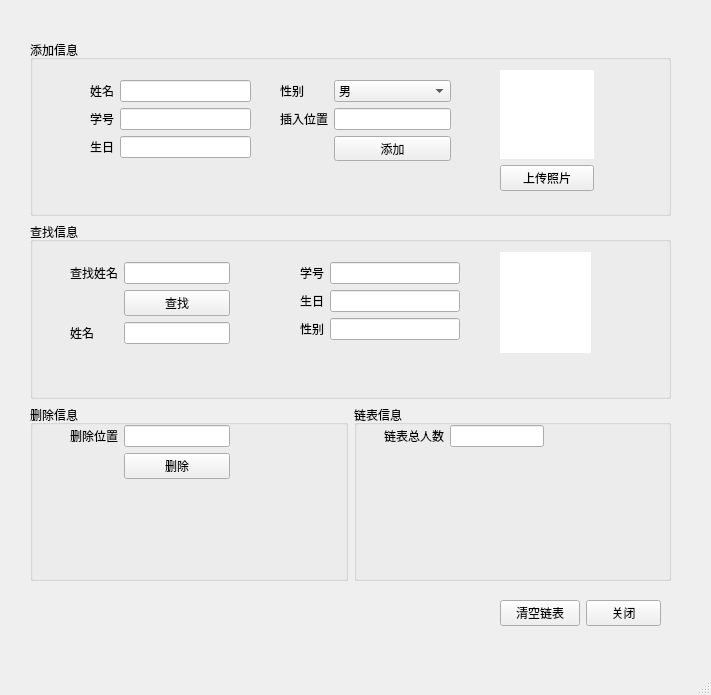
<?xml version="1.0" encoding="UTF-8"?>
<ui version="4.0">
 <class>MainWindow</class>
 <widget class="QMainWindow" name="MainWindow">
  <property name="geometry">
   <rect>
    <x>0</x>
    <y>0</y>
    <width>711</width>
    <height>695</height>
   </rect>
  </property>
  <property name="windowTitle">
   <string>MainWindow</string>
  </property>
  <widget class="QWidget" name="centralwidget">
   <widget class="QWidget" name="formLayoutWidget_7">
    <property name="geometry">
     <rect>
      <x>500</x>
      <y>600</y>
      <width>161</width>
      <height>41</height>
     </rect>
    </property>
    <layout class="QFormLayout" name="formLayout_7">
     <item row="0" column="0">
      <widget class="QPushButton" name="pushButton_clear">
       <property name="text">
        <string>清空链表</string>
       </property>
      </widget>
     </item>
     <item row="0" column="1">
      <widget class="QPushButton" name="pushButton_close">
       <property name="text">
        <string>关闭</string>
       </property>
      </widget>
     </item>
    </layout>
   </widget>
   <widget class="QWidget" name="layoutWidget">
    <property name="geometry">
     <rect>
      <x>30</x>
      <y>40</y>
      <width>641</width>
      <height>541</height>
     </rect>
    </property>
    <layout class="QVBoxLayout" name="verticalLayout">
     <item>
      <widget class="QGroupBox" name="groupBox_add">
       <property name="title">
        <string>添加信息</string>
       </property>
       <widget class="QWidget" name="formLayoutWidget">
        <property name="geometry">
         <rect>
          <x>60</x>
          <y>40</y>
          <width>161</width>
          <height>85</height>
         </rect>
        </property>
        <layout class="QFormLayout" name="formLayout">
         <item row="0" column="0">
          <widget class="QLabel" name="label_name_input">
           <property name="text">
            <string>姓名</string>
           </property>
          </widget>
         </item>
         <item row="0" column="1">
          <widget class="QLineEdit" name="lineEdit_name_input"/>
         </item>
         <item row="1" column="0">
          <widget class="QLabel" name="label_sno_input">
           <property name="text">
            <string>学号</string>
           </property>
          </widget>
         </item>
         <item row="1" column="1">
          <widget class="QLineEdit" name="lineEdit_sno_input"/>
         </item>
         <item row="2" column="0">
          <widget class="QLabel" name="label_birthday_input">
           <property name="text">
            <string>生日</string>
           </property>
          </widget>
         </item>
         <item row="2" column="1">
          <widget class="QLineEdit" name="lineEdit_birthday_input"/>
         </item>
        </layout>
       </widget>
       <widget class="QWidget" name="formLayoutWidget_2">
        <property name="geometry">
         <rect>
          <x>250</x>
          <y>40</y>
          <width>171</width>
          <height>81</height>
         </rect>
        </property>
        <layout class="QFormLayout" name="formLayout_2">
         <item row="0" column="0">
          <widget class="QLabel" name="label_sex_input">
           <property name="text">
            <string>性别</string>
           </property>
          </widget>
         </item>
         <item row="1" column="0">
          <widget class="QLabel" name="label_pos_input">
           <property name="text">
            <string>插入位置</string>
           </property>
          </widget>
         </item>
         <item row="0" column="1">
          <widget class="QComboBox" name="comboBox_sex_input">
           <item>
            <property name="text">
             <string>男</string>
            </property>
           </item>
           <item>
            <property name="text">
             <string>女</string>
            </property>
           </item>
          </widget>
         </item>
         <item row="1" column="1">
          <widget class="QLineEdit" name="lineEdit_pos_input"/>
         </item>
         <item row="2" column="1">
          <widget class="QPushButton" name="pushButton_add_input">
           <property name="text">
            <string>添加</string>
           </property>
          </widget>
         </item>
        </layout>
       </widget>
       <widget class="QWidget" name="layoutWidget">
        <property name="geometry">
         <rect>
          <x>470</x>
          <y>30</y>
          <width>94</width>
          <height>121</height>
         </rect>
        </property>
        <layout class="QVBoxLayout" name="verticalLayout_2">
         <item>
          <widget class="QLabel" name="label_pic_input">
           <property name="styleSheet">
            <string notr="true">background-color:white;
border-color:#FFFFFF;</string>
           </property>
           <property name="text">
            <string/>
           </property>
          </widget>
         </item>
         <item>
          <widget class="QPushButton" name="pushButton_upload_input">
           <property name="text">
            <string>上传照片</string>
           </property>
          </widget>
         </item>
        </layout>
       </widget>
      </widget>
     </item>
     <item>
      <widget class="QGroupBox" name="groupBox_search">
       <property name="title">
        <string>查找信息</string>
       </property>
       <widget class="QWidget" name="formLayoutWidget_3">
        <property name="geometry">
         <rect>
          <x>270</x>
          <y>40</y>
          <width>160</width>
          <height>85</height>
         </rect>
        </property>
        <layout class="QFormLayout" name="formLayout_3">
         <item row="0" column="0">
          <widget class="QLabel" name="label_sno_find">
           <property name="text">
            <string>学号</string>
           </property>
          </widget>
         </item>
         <item row="0" column="1">
          <widget class="QLineEdit" name="lineEdit_sno_find">
           <property name="readOnly">
            <bool>true</bool>
           </property>
          </widget>
         </item>
         <item row="1" column="0">
          <widget class="QLabel" name="label_birthday_find">
           <property name="text">
            <string>生日</string>
           </property>
          </widget>
         </item>
         <item row="1" column="1">
          <widget class="QLineEdit" name="lineEdit_birthday_find">
           <property name="readOnly">
            <bool>true</bool>
           </property>
          </widget>
         </item>
         <item row="2" column="0">
          <widget class="QLabel" name="label_sex_find">
           <property name="text">
            <string>性别</string>
           </property>
          </widget>
         </item>
         <item row="2" column="1">
          <widget class="QLineEdit" name="lineEdit_sex_find">
           <property name="readOnly">
            <bool>true</bool>
           </property>
          </widget>
         </item>
        </layout>
       </widget>
       <widget class="QWidget" name="formLayoutWidget_4">
        <property name="geometry">
         <rect>
          <x>40</x>
          <y>40</y>
          <width>160</width>
          <height>92</height>
         </rect>
        </property>
        <layout class="QFormLayout" name="formLayout_4">
         <item row="0" column="0">
          <widget class="QLabel" name="label_name_search">
           <property name="text">
            <string>查找姓名</string>
           </property>
          </widget>
         </item>
         <item row="2" column="0">
          <widget class="QLabel" name="label_name_find">
           <property name="text">
            <string>姓名</string>
           </property>
          </widget>
         </item>
         <item row="2" column="1">
          <widget class="QLineEdit" name="lineEdit_name_find">
           <property name="readOnly">
            <bool>true</bool>
           </property>
          </widget>
         </item>
         <item row="1" column="1">
          <widget class="QPushButton" name="pushButton_search">
           <property name="text">
            <string>查找</string>
           </property>
          </widget>
         </item>
         <item row="0" column="1">
          <widget class="QLineEdit" name="lineEdit_name_search"/>
         </item>
        </layout>
       </widget>
       <widget class="QLabel" name="label_pic_find">
        <property name="geometry">
         <rect>
          <x>470</x>
          <y>30</y>
          <width>91</width>
          <height>101</height>
         </rect>
        </property>
        <property name="styleSheet">
         <string notr="true">background-color:white;
</string>
        </property>
        <property name="text">
         <string/>
        </property>
       </widget>
      </widget>
     </item>
     <item>
      <layout class="QHBoxLayout" name="horizontalLayout">
       <item>
        <widget class="QGroupBox" name="groupBox_delete">
         <property name="title">
          <string>删除信息</string>
         </property>
         <widget class="QWidget" name="formLayoutWidget_5">
          <property name="geometry">
           <rect>
            <x>40</x>
            <y>20</y>
            <width>160</width>
            <height>80</height>
           </rect>
          </property>
          <layout class="QFormLayout" name="formLayout_5">
           <item row="0" column="0">
            <widget class="QLabel" name="label_pos_delete">
             <property name="text">
              <string>删除位置</string>
             </property>
            </widget>
           </item>
           <item row="0" column="1">
            <widget class="QLineEdit" name="lineEdit_pos_delete"/>
           </item>
           <item row="1" column="1">
            <widget class="QPushButton" name="pushButton_delete">
             <property name="text">
              <string>删除</string>
             </property>
            </widget>
           </item>
          </layout>
         </widget>
        </widget>
       </item>
       <item>
        <widget class="QGroupBox" name="groupBox_4">
         <property name="title">
          <string>链表信息</string>
         </property>
         <widget class="QWidget" name="formLayoutWidget_6">
          <property name="geometry">
           <rect>
            <x>30</x>
            <y>20</y>
            <width>160</width>
            <height>80</height>
           </rect>
          </property>
          <layout class="QFormLayout" name="formLayout_6">
           <item row="0" column="0">
            <widget class="QLabel" name="label_num_info">
             <property name="text">
              <string>链表总人数</string>
             </property>
            </widget>
           </item>
           <item row="0" column="1">
            <widget class="QLineEdit" name="lineEdit_num_info">
             <property name="readOnly">
              <bool>true</bool>
             </property>
            </widget>
           </item>
          </layout>
         </widget>
        </widget>
       </item>
      </layout>
     </item>
    </layout>
   </widget>
  </widget>
  <widget class="QMenuBar" name="menubar">
   <property name="geometry">
    <rect>
     <x>0</x>
     <y>0</y>
     <width>711</width>
     <height>22</height>
    </rect>
   </property>
  </widget>
  <widget class="QStatusBar" name="statusbar"/>
 </widget>
 <resources/>
 <connections/>
</ui>
